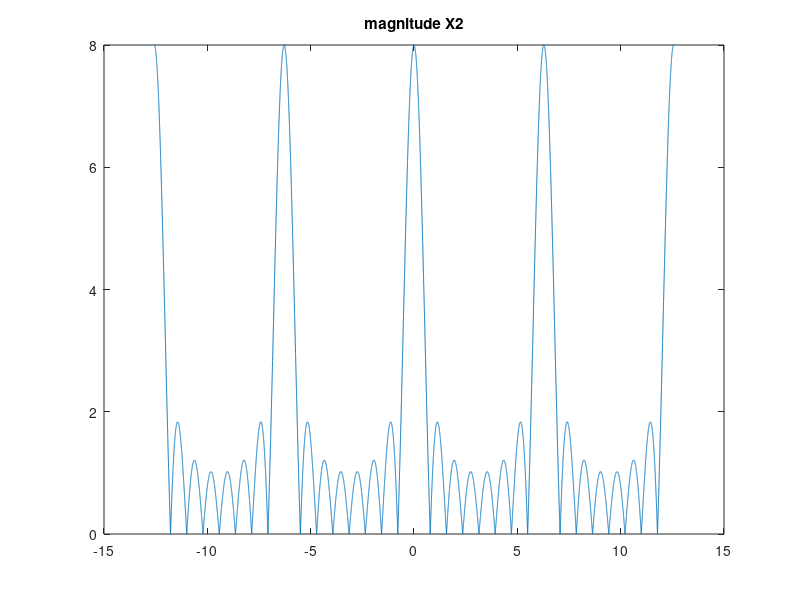
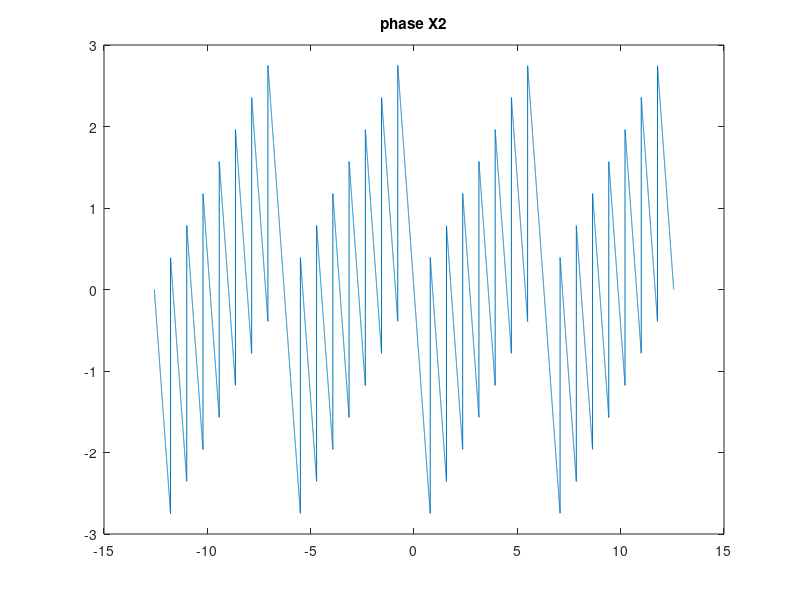

Reproduce these figures in MATLAB, in order.
clc;clear all;
x=[1 1 1 1 1 1 1 1];
N=length(x);
n=0:N-1;
OM=-4*pi:0.001:4*pi
X=exp(-j*OM'*n)*x';

plot(OM,abs(X));title('magnitude X2')
figure();
plot(OM,angle(X));title('phase X2')